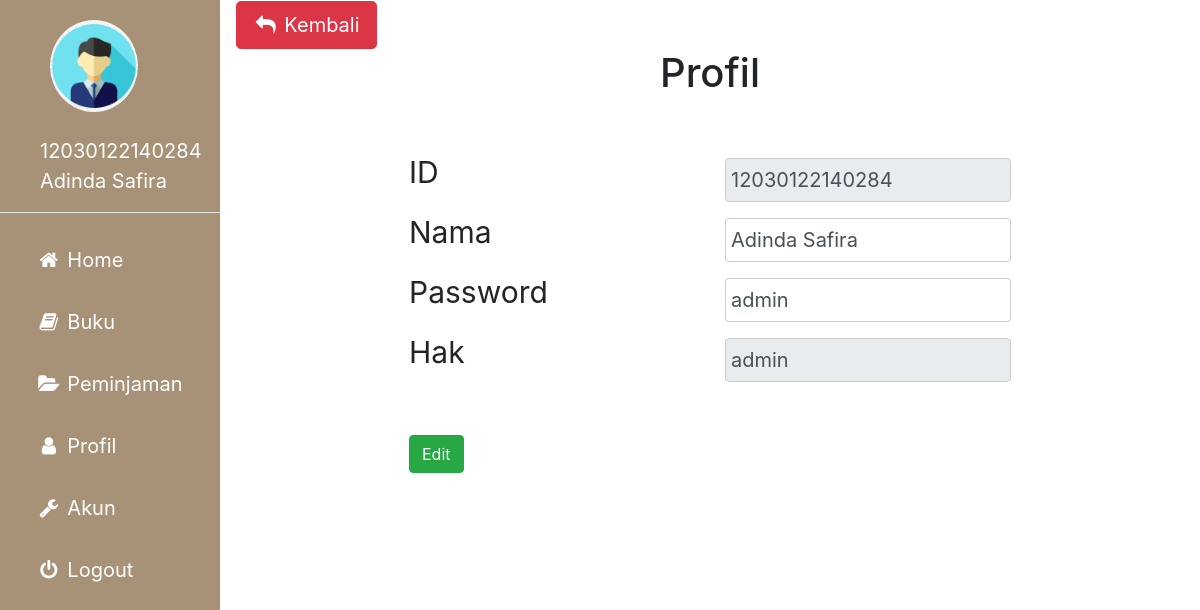
Page /anggota/akun.php (signed in) on the committed database.
### tables this page shows
CREATE TABLE `user` (
  `id` varchar(20) NOT NULL,
  `nama` varchar(20) NOT NULL,
  `password` varchar(20) NOT NULL,
  `hak` enum('admin','anggota') NOT NULL
);

### anggota/akun.php (the view, shortened to what this page needs)
<?php
include'sidebar.php';
 ?>
 <link rel="stylesheet" href="../img/csskonten.css">
 <link rel="stylesheet" href="../css/bootstrap.css">
 <?php
 $metode = $_SESSION['username']['id'];
 $edit = $koneksi -> prepare("SELECT * FROM user WHERE id = '$metode'");
 $edit -> execute(array($metode));
 $hasil = $edit -> fetch();
 ?>
 <div class="main">
   <button type="button" name="button" onclick="history.back(-1)" class="btn btn-danger btn-lg"><i class="fa fa-fw fa-reply"></i> Kembali</button>
   <div class="container col-md-8">
     <h1 align=center>Profil</h1>
     <br>
     <form action="akun_proses.php?prabowo=ubah" method="post">
       <div class="row">
         <div class="col">
           <label for="kode">ID</label>
         </div>
         <div class="col">
           <input type="text" class="form-control" name="nis" value="<?php echo $hasil['id']; ?>" readonly>
         </div>
       </div>
       <div class="row">
         <div class="col">
           <label for="kode">Nama</label>
         </div>
         <div class="col">
           <input type="text" class="form-control" name="nama" value="<?php echo $hasil['nama']; ?>" required>
         </div>
       </div>
       <div class="row">
         <div class="col">
           <label for="kode">Password</label>
         </div>
         <div class="col">
           <input type="text" class="form-control" name="pw" value="<?php echo $hasil['password']; ?>">
         </div>
       </div>
       <div class="row">
         <div class="col">
           <label for="kode">Hak</label>
         </div>
         <div class="col">
            <input type="text" class="form-control" name="hak" value="<?php echo $hasil['hak']; ?>" readonly>
         </div>
       </div>
       <br>
       <button type="submit" class="btn btn-success">Edit</button>
     </form>
   </div>
 </div>

### img/cssadmin.css (style rules this page uses)
body { margin: 0; font-family: "Lato", sans-serif; }

### img/csskonten.css (style rules this page uses)
.main { margin-left: 220px; padding: 1px 16px; height: 100%; font-size: 30px; }
input[type=text], input[type=password], select { width: 100%; padding: 5px 5px; margin: 8px 0; display: inline-block; border: 1px solid #ccc; box-sizing: border-box; font-size: 20px; }

### rows in the picture
user: nis "12030122140284", nama "Adinda Safira", pw "admin", hak "admin"

### other values in the picture
$_SESSION['username']['id'] "12030122140284"
$_SESSION['username']['nama'] "Adinda Safira"
